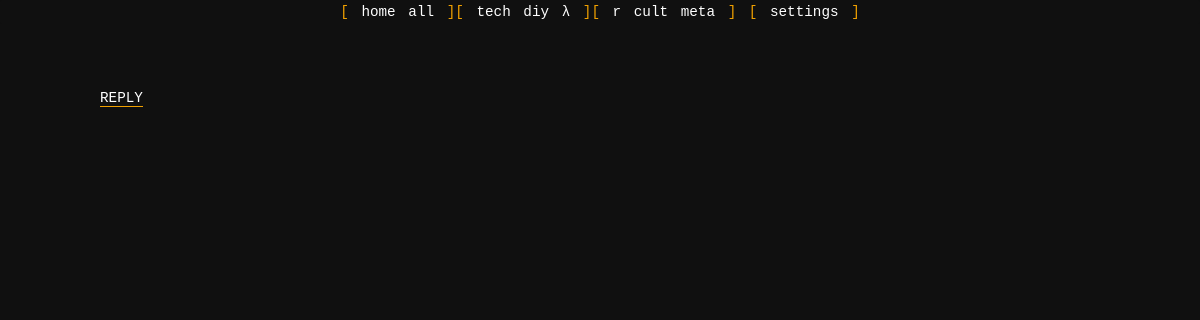
The page /tech/24/ on the database as committed earlier.
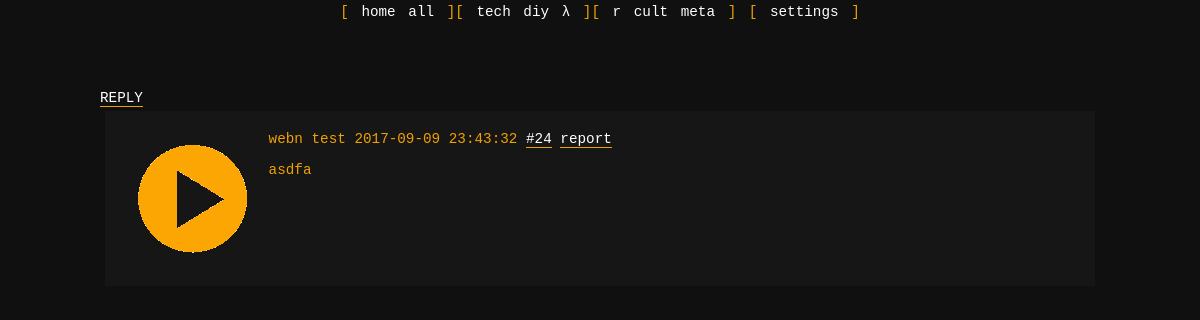
The same page on the database as committed later.
### models.py (models this page shows)
class Posts(db.Model):
    __tablename__ = 'posts'
    id        = db.Column(db.Integer, primary_key = True)
    op_id     = db.Column(db.Integer)
    board     = db.Column(db.String)
    name      = db.Column(db.String)
    subject   = db.Column(db.String)
    email     = db.Column(db.String)
    date      = db.Column(db.String)
    fname     = db.Column(db.String)
    text      = db.Column(db.Text)
    last_bump = db.Column(db.DateTime)
    deleted   = db.Column(db.Boolean)

### app.py (the view)
@app.route('/<board>/<id>/')
def show_thread(board, id):
    OP      = get_thread_OP(id)
    replies = get_replies(id)
    sidebar = get_sidebar(board)
    css = getcss()
    entries = OP + replies
    tn_all(entries)
    return render_template('show_thread.html', entries=entries, board=board, id=id, sidebar=sidebar, css=css, render_template = render_template, json = json)

### util.py (called while the page is built)
def get_replies(thread):
    return db.session.query(Posts).filter_by(op_id = thread, deleted = 0).all()

def get_thread_OP(id):
    return db.session.query(Posts).filter_by(id = id).all()

def get_sidebar(board):
    return db.session.query(Boards).filter_by(name=board).first()

def getcss():
    if session.get('css') is not None:
		css = session['css']
		print css
    else:
        css = "style.css"
    return css

def thumbnail(fname):
    if fname is None: return None
    ext = fname.split(".")[-1]
    if ext == "webm": return "/static/video.png"
    if ext == "pdf": return "/static/doc.png"
    return "/static/thumbs/" + fname

def tn_all(l):
    for x in l:
	x.thumbnail = thumbnail(x.fname)

### templates/show_thread.html (shortened to what this page needs)
{% extends "layout.html" %}
{% block body %}
<div id=wrap>
<div name="buttonON"><a href="#nav">REPLY</a></div>
<div id=left>
{% for entry in entries %}
{% if entry.op_id %}
<div class=post>
{% else %}
<div class=thread>
{% endif %}
{% include("thread_partial.html") %}
{% endfor %}
</div>
</div>
{% endblock %}

### templates/layout.html (shortened to what this page needs)
<!doctype html>
<link rel=stylesheet type=text/css href="/static/{{ css }}">
{% block header %}
<center>
<div id='header'> [
	<a href='/'>home</a>
	<a href='/all'>all</a> ][
	<a href='/tech'>tech</a>
	<a href='/diy'>diy</a>
	<a href='/lam'>λ</a> ][
	<a href='/r'>r</a>
        <a href='/cult'>cult</a>
	<a href='/meta'>meta</a> ]
	[ <a href='/settings'>settings</a> ]
</div>
{% endblock %}
</center>
{% block body %}
{% endblock %}

### templates/thread_partial.html (shortened to what this page needs)
   {% if entry.fname %}
    <a href="#img{{ entry.id }}" style="border: none;"> <img class=thumb src={{ entry.thumbnail }}></a>
    {% endif %}
    <div class='post_body' id='{{ entry.id }}'>
	<div class='byline'>
		<span>
			{% if entry.email %}
			<a href="mailto:{{ entry.email }}">{{ entry.name }}</a>
			{% else %}
			{{ entry.name }}
			{% endif %}
		</span>
		<span>{{ entry.date }}</span>
		<span class="fake_a" onclick="cite({{ entry.id }}, {{ entry.op_id }}, {{ json.dumps(entry.board) }})">#{{ entry.id }}</span>
        <a href="{{ url_for('report') }}?id={{entry.id}}&board={{board}}&thread={{entry.op_id}}">report</a>
	</div>
	{{ entry.text|markdown }}
</div>
</div>

### static/style.css (style rules this page uses)
a, .fake_a { color: white; text-decoration: none; border-bottom: 1px solid #f0a000; transition: color 0.3s; cursor: pointer; }
#header { background-color: #101010; position: fixed; top: 0; left: 0; right: 0; width: 100%; color: #f0a000; width: 100%; height: 20px; margin-bottom: 50px; border-radius: 2px; padding-top: 4px; word-spacing: 4px; }
#header a { transition: color 0.3s; border: none; }
#wrap { text-align: left; width: 1000px; margin: 50px auto; }
.thread, .post { padding: 20px; margin: 5px; background-color: #161616; }
.thumb, .post_body { display: inline-block; vertical-align: top; text-align: left; }
.thread, .post_body p { line-height: 120%; }

Rows that differ between the two databases and show on the page:
added Posts: name "webn test", date "2017-09-09 23:43:32", id "24", text "asdfa"
